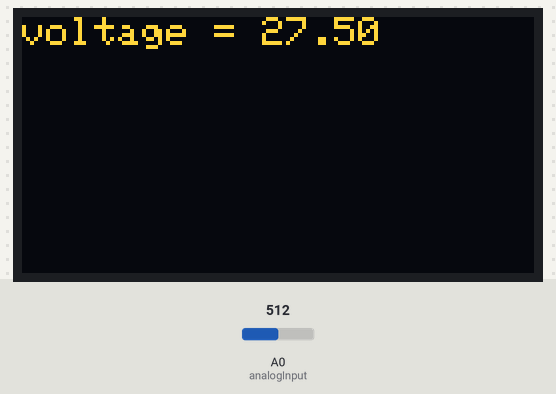
This sketch was run on a simulated Arduino Uno, built with avr-gcc and run on an emulated ATmega328P. On the bench: 128×64 one-colour display. The test bench sets the inputs (shaded band); at power-on: A0 (analogInput) = 512. The OLED is the two-colour kind (top 16 rows yellow); what the sketch prints to the serial monitor is not drawn.

Above: at 2.8 s.
2.9 s: A0 (analogInput) set to 716
At 6.8 s:
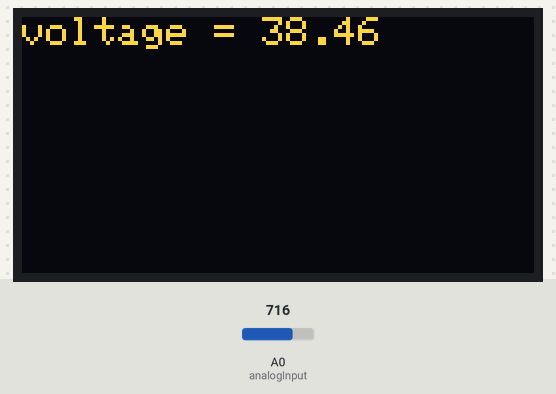
7.6 s: A0 (analogInput) set to 900
At 10.8 s:
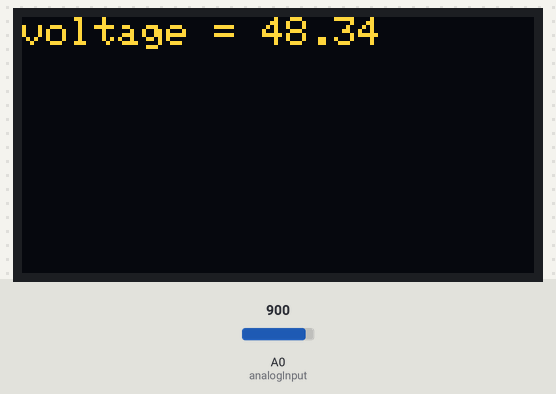
11.6 s: A0 (analogInput) set to 1023
At 14.8 s:
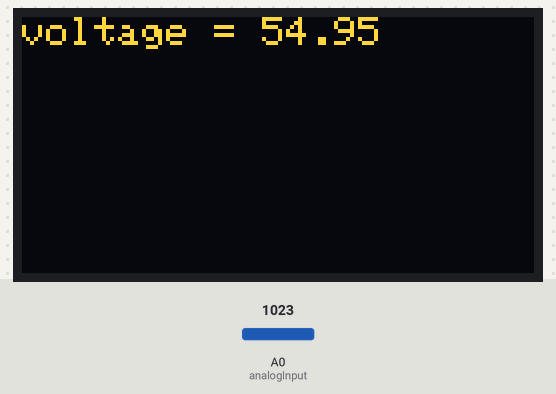
Timing chart, 0 to 16.3 s (numbered marks = the images above; inputs shaded):
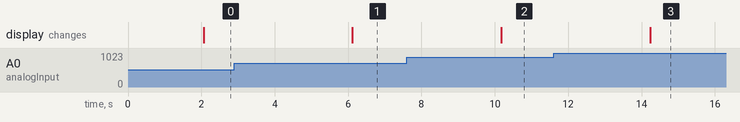

The sketch:

arduinoApp.ino
```cpp
#include <Adafruit_GFX.h>
#include <Adafruit_SSD1306.h>
#include <Wire.h>
Adafruit_SSD1306 display(-1);


int analogInput = 0;

float Vout = 0.00;
float Vin = 0.00;

float R1 = 100000.00; // resistance of R1 (100K)
float R2 = 10000.00; // resistance of R2 (10K)

int val = 0;

void setup(){
   pinMode(analogInput, INPUT);
   Serial.begin(9600);
   Wire.begin();
   display.begin(SSD1306_SWITCHCAPVCC, 0x3C);
}
void loop(){

   val = analogRead(analogInput);//reads the analog input
   Vout = (val * 5.00) / 1024.00;
   Vin = Vout / (R2/(R1+R2));
/*
   if (Vin<0.09)
   {
     Vin=0.00;
  }
*/
  display.clearDisplay();
  display.setTextColor(WHITE);
  display.setTextSize(1);
  display.setCursor(0,0);
  display.print("voltage = ");
  display.print(Vin);
  delay(2000);
  display.display();

//Serial.print("\t Voltage of the given source = ");
Serial.println(Vin);

}
```

Measured:
- after the input at 2.9 s, the display: changes after 3.2 s (image 1)
- after the input at 7.6 s, the display: changes after 2.6 s (image 2)
- after the input at 11.6 s, the display: changes after 2.6 s (image 3)
